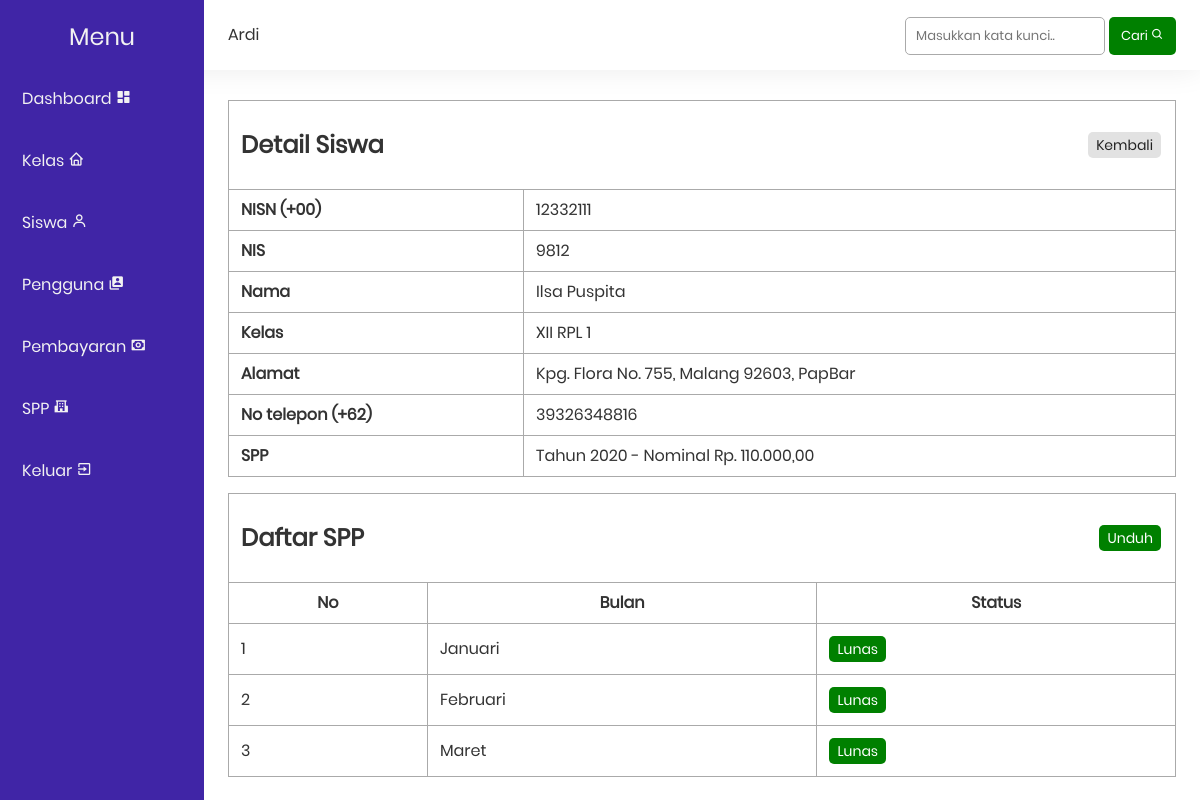
Screenshot of /public/student/detail.php?n=12332111 (signed in) with the database file from the repository.
### tables this page shows
CREATE TABLE `siswa` (
  `nisn` bigint(10) NOT NULL,
  `nis` bigint(8) NOT NULL,
  `nama` varchar(35) NOT NULL,
  `id_kelas` int(11) NOT NULL,
  `alamat` text NOT NULL,
  `no_telepon` bigint(12) NOT NULL,
  `id_spp` int(11) NOT NULL
);

CREATE TABLE `kelas` (
  `id` int(11) NOT NULL,
  `kelas` varchar(10) NOT NULL,
  `kompetensi_keahlian` varchar(50) NOT NULL
);

CREATE TABLE `spp` (
  `id` int(11) NOT NULL,
  `tahun` int(11) NOT NULL,
  `nominal` int(11) NOT NULL
);

### functions.php (called while the page is built, shortened)
<?php
$conn = mysqli_connect("localhost", "root", "", "spp");
function query($query)
{
    global $conn;
    $result = mysqli_query($conn, $query);
    $rows = [];
    while ($row = mysqli_fetch_assoc($result)) {
        $rows[] = $row;
    }
    return $rows;
}
function rupiah($money)
{
    return number_format($money, 2, ',', '.');
}
function month()
{
    $month = [
        'Januari',
        'Februari',
        'Maret',
        'April',
        'Mei',
        'Juni',
        'Juli',
        'Agustus',
        'September',
        'Oktober',
        'November',
        'Desember'
    ];
    return $month;
}

### public/student/detail.php (the view, shortened to what this page needs)
<?php
include_once('../layout/navbar.php');
include_once('../layout/sidebar.php');
$nisn = $_GET['n'] == '' ? header('Location: index.php') : $_GET['n'];
$siswa = query("SELECT * FROM siswa
                JOIN kelas ON siswa.id_kelas = kelas.id
                JOIN spp ON siswa.id_spp = spp.id
                WHERE nisn = $nisn")[0];
$pembayaran = query("SELECT * FROM pembayaran WHERE pembayaran.nisn = $nisn");
$bulan = month();
$bulanBayar = [];
foreach ($pembayaran as $p) {
    $bulanBayar[] = $p['bulan_dibayar'];
}
$minus = 12 - count($pembayaran);
for ($i = 0; $i < $minus; $i++) {
    $bulanBayar[] = '';
}
$no = 1;
?>
<table class="table">
    <tr>
        <td colspan="2">
            <span id="action">
                <h2>Detail Siswa</h2>
                <a href="index.php" class="badge grey">Kembali</a>
            </span>
        </td>
    </tr>
    <tr>
        <td class="text-bold">NISN (+00)</td>
        <td><?= $siswa['nisn']; ?></td>
    </tr>
    <tr>
        <td class="text-bold">NIS</td>
        <td><?= $siswa['nis']; ?></td>
    </tr>
    <tr>
        <td class="text-bold">Nama</td>
        <td><?= $siswa['nama']; ?></td>
    </tr>
    <tr>
        <td class="text-bold">Kelas</td>
        <td><?= $siswa['kelas']; ?></td>
    </tr>
    <tr>
        <td class="text-bold">Alamat</td>
        <td><?= $siswa['alamat']; ?></td>
    </tr>
    <tr>
        <td class="text-bold">No telepon (+62)</td>
        <td><?= $siswa['no_telepon']; ?></td>
    </tr>
    <tr>
        <td class="text-bold">SPP</td>
        <td>Tahun <?= $siswa['tahun']; ?> - Nominal Rp. <?= rupiah($siswa['nominal']); ?></td>
    </tr>
</table>
<br>
<table class="table">
    <tr>
        <td colspan="8">
            <span id="action">
                <h2>Daftar SPP</h2>
                <span>
                    <a href="pdf_spp.php?n=<?= $nisn ?>" class="badge green">Unduh</a>
                </span>
            </span>
        </td>
    </tr>
    <tr>
        <th>No</th>
        <th>Bulan</th>
        <th>Status</th>
    </tr>
    <?php for ($i = 0; $i < $minus; $i++) : ?>
        <tr>
            <td><?= $no++; ?></td>
            <td><?= $bulan[$i]; ?></td>
            <td>
                <?php switch ($bulan[$i]) {
                    case $bulan[$i] == $bulanBayar[0]:
                        echo "<div class='badge green'>Lunas<div>";
                        break;
                    case $bulan[$i] == $bulanBayar[1]:
                        echo "<div class='badge green'>Lunas<div>";
                        break;
                    case $bulan[$i] == $bulanBayar[2]:
                        echo "<div class='badge green'>Lunas<div>";
                        break;
                }
                ?>
            </td>
        </tr>
    <?php endfor; ?>
</table>
<?php include_once('../layout/footer.php'); ?>

### style.css (style rules this page uses)
html, body, div, span, applet, object, iframe, blockquote, pre, abbr, acronym, address, big, cite, code, del, dfn, em, img, ins, kbd, q, s, samp, small, strike, strong, sub, sup, tt, var, b, u, i, a, p, center, dl, dt, dd, ol, ul, li, fieldset, form, label, legend, table, caption, tbody, tfoot, thead, tr, td, article, aside, canvas, details, embed, figure, figcaption, footer, header, hgroup, menu, nav, output, ruby, section, summary, time, mark, audio, video { margin: 0; padding: 0; border: 0; font-size: 100%; font: inherit; vertical-align: baseline; font-family: "Poppins", Arial, Helvetica, sans-serif; }
body { line-height: 1; }
html { scroll-behavior: smooth; }
a { text-decoration: none; }
h1, h2, h3, h4, h5, h6, p, td, th, a, label { color: #333; }
.table { border-collapse: collapse; border-spacing: 10px; width: 100%; }
.table td, .table th { border: 1px solid#aaa; padding: 12px; }
.badge { padding: 6px 8px; display: inline-block; font-size: 14px; text-align: center; box-sizing: border-box; border-radius: 5px; margin-right: 2px; }
.green { color: white; background-color: green; }
.grey { color: #222; background-color: #e2e2e2; }
.text-bold { font-weight: bold; }
#action { display: flex; width: 100%; align-items: center; align-content: center; justify-content: space-between; }

### rows the page displays
siswa: nisn "12332111", nis "9812", nama "Ilsa Puspita", id_kelas.kelas "XII RPL 1", alamat "Kpg. Flora No. 755, Malang 92603, PapBar", no_telepon "39326348816", id_spp.tahun "2020", id_spp.nominal "110.000,00"

### other values shown
$_SESSION["name"] "Ardi"
$bulan[$i] "Januari"
$bulan[$i] "Februari"
$bulan[$i] "Maret"
